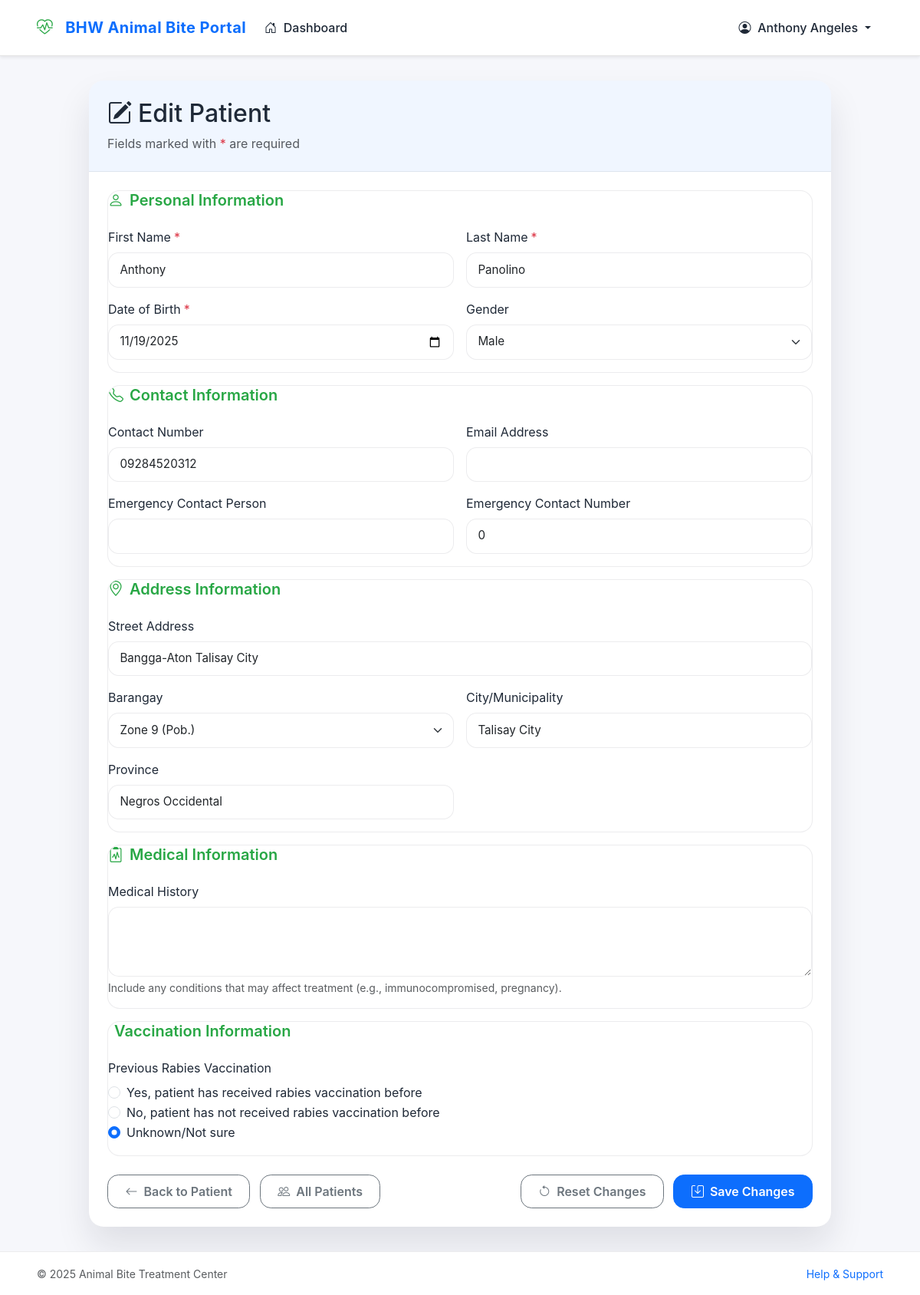
Page /src/staff/edit_patient.php?id=103 (signed in) on the committed database.
### tables this page shows
CREATE TABLE `staff` (
  `staffId` int(11) NOT NULL,
  `firstName` varchar(24) DEFAULT NULL,
  `lastName` varchar(30) DEFAULT NULL,
  `birthDate` date DEFAULT NULL,
  `address` varchar(255) DEFAULT NULL,
  `contactNumber` varchar(20) DEFAULT NULL,
  `email` varchar(255) DEFAULT NULL,
  `password` varchar(255) DEFAULT NULL
);

CREATE TABLE `patients` (
  `patientId` int(11) NOT NULL,
  `firstName` varchar(50) NOT NULL,
  `lastName` varchar(50) NOT NULL,
  `gender` enum('Male','Female','Other') DEFAULT NULL,
  `dateOfBirth` date DEFAULT NULL,
  `contactNumber` varchar(20) DEFAULT NULL,
  `email` varchar(100) DEFAULT NULL,
  `address` text DEFAULT NULL,
  `barangay` enum('Bubog','Cabatangan','Zone 4-A (Pob.)','Zone 4 (Pob.)','Concepcion','Dos Hermanas','Efigenio Lizares','Zone 7 (Pob.)','Zone 14-B (Pob.)','Zone 12-A (Pob.)','Zone 10 (Pob.)','Zone 5 (Pob.)','Zone 16 (Pob.)','Matab-ang','Zone 9 (Pob.)','Zone 6 (Pob.)','Zone 14 (Pob.)','San Fernando','Zone 15 (Pob.)','Zone 14-A (Pob.)','Zone 11 (Pob.)','Zone 8 (Pob.)','Zone 12 (Pob.)','Zone 1 (Pob.)','Zone 2 (Pob.)','Zone 3 (Pob.)','Katilingban') DEFAULT NULL,
  `city` varchar(100) DEFAULT NULL,
  `medicalHistory` text DEFAULT NULL,
  `emergencyContact` varchar(100) DEFAULT NULL,
  `emergencyContactNumber` varchar(20) DEFAULT NULL,
  `created_at` timestamp NOT NULL DEFAULT current_timestamp(),
  `updated_at` timestamp NOT NULL DEFAULT current_timestamp() ON UPDATE current_timestamp(),
  `middleName` varchar(45) NOT NULL,
  `province` varchar(155) NOT NULL,
  `emergencyPhone` int(11) NOT NULL,
  `allergies` text DEFAULT NULL,
  `previousRabiesVaccine` text DEFAULT NULL
);

### src/staff/edit_patient.php (the view, shortened to what this page needs)
<?php
require_once '../conn/conn.php';
try {
    $stmt = $pdo->prepare("SELECT firstName, lastName FROM staff WHERE staffId = ?");
    $stmt->execute([$_SESSION['staffId']]);
    $staff = $stmt->fetch(PDO::FETCH_ASSOC);
} catch (PDOException $e) {
    $staff = ['firstName' => 'User', 'lastName' => ''];
}
$patientId = (int)$_GET['id'];
$patient = [];
try {
    $patientStmt = $pdo->prepare("SELECT * FROM patients WHERE patientId = ?");
    $patientStmt->execute([$patientId]);
    $patient = $patientStmt->fetch(PDO::FETCH_ASSOC);
} catch (PDOException $e) {
    $error = "Database error: " . $e->getMessage();
}
try {
    $barangaysStmt = $pdo->query("SELECT barangay FROM barangay_coordinates ORDER BY barangay");
    $barangays = $barangaysStmt->fetchAll(PDO::FETCH_COLUMN);
} catch (PDOException $e) {
    $barangays = [];
}
?>
<!DOCTYPE html>
<html lang="en">
<head>
    <link href="https://cdn.jsdelivr.net/npm/bootstrap@5.3.0/dist/css/bootstrap.min.css" rel="stylesheet">
    <link rel="stylesheet" href="https://cdn.jsdelivr.net/npm/bootstrap-icons@1.11.1/font/bootstrap-icons.css">
</head>
<body>
  <?php $activePage = 'patients'; include 'navbar.php'; ?>
    <div class="patient-container">
        <div class="form-card">
            <div class="form-header">
                <div class="d-flex justify-content-between align-items-center">
                    <h2 class="mb-0"><i class="bi bi-pencil-square me-2"></i>Edit Patient</h2>
                </div>
                <p class="text-muted mb-0 mt-2">Fields marked with <span class="text-danger">*</span> are required</p>
            </div>
            <div class="form-body">
                <form method="POST" action="<?php echo htmlspecialchars($_SERVER['PHP_SELF'] . '?id=' . $patientId); ?>">
                    <div class="form-section">
                        <h3 class="section-title"><i class="bi bi-person"></i> Personal Information</h3>
                        <div class="row g-3">
                            <div class="col-md-6">
                                <label for="firstName" class="form-label required-field">First Name</label>
                                <input type="text" class="form-control" id="firstName" name="firstName" value="<?php echo htmlspecialchars($patient['firstName']); ?>" required>
                            </div>
                            <div class="col-md-6">
                                <label for="lastName" class="form-label required-field">Last Name</label>
                                <input type="text" class="form-control" id="lastName" name="lastName" value="<?php echo htmlspecialchars($patient['lastName']); ?>" required>
                            </div>
                            <div class="col-md-6">
                                <label for="dateOfBirth" class="form-label required-field">Date of Birth</label>
                                <input type="date" class="form-control" id="dateOfBirth" name="dateOfBirth" value="<?php echo htmlspecialchars($patient['dateOfBirth']); ?>" required>
                            </div>
                            <div class="col-md-6">
                                <label for="gender" class="form-label">Gender</label>
                                <select class="form-select" id="gender" name="gender">
                                    <option value="Male" <?php echo $patient['gender'] === 'Male' ? 'selected' : ''; ?>>Male</option>
                                </select>
                            </div>
                        </div>
                    </div>
                    <div class="form-section">
                        <h3 class="section-title"><i class="bi bi-telephone"></i> Contact Information</h3>
                        <div class="row g-3">
                            <div class="col-md-6">
                                <label for="contactNumber" class="form-label">Contact Number</label>
                                <input type="tel" class="form-control" id="contactNumber" name="contactNumber" value="<?php echo htmlspecialchars($patient['contactNumber'] ?? ''); ?>">
                            </div>
                            <div class="col-md-6">
                                <label for="email" class="form-label">Email Address</label>
                                <input type="email" class="form-control" id="email" name="email" value="<?php echo htmlspecialchars($patient['email'] ?? ''); ?>">
                            </div>
                            <div class="col-md-6">
                                <label for="emergencyContact" class="form-label">Emergency Contact Person</label>
                                <input type="text" class="form-control" id="emergencyContact" name="emergencyContact" value="<?php echo htmlspecialchars($patient['emergencyContact'] ?? ''); ?>">
                            </div>
                            <div class="col-md-6">
                                <label for="emergencyPhone" class="form-label">Emergency Contact Number</label>
                                <input type="tel" class="form-control" id="emergencyPhone" name="emergencyPhone" value="<?php echo htmlspecialchars($patient['emergencyPhone'] ?? ''); ?>">
                            </div>
                        </div>
                    </div>
                    <div class="form-section">
                        <h3 class="section-title"><i class="bi bi-geo-alt"></i> Address Information</h3>
                        <div class="row g-3">
                            <div class="col-md-12">
                                <label for="address" class="form-label">Street Address</label>
                                <input type="text" class="form-control" id="address" name="address" value="<?php echo htmlspecialchars($patient['address'] ?? ''); ?>">
                            </div>
                            <div class="col-md-6">
                                <label for="barangay" class="form-label">Barangay</label>
                                <select class="form-select" id="barangay" name="barangay" required>
                                    <?php foreach ($barangays as $brgy): ?>
                                    <option value="<?php echo htmlspecialchars($brgy); ?>" <?php echo ($patient['barangay'] ?? '') === $brgy ? 'selected' : ''; ?>>
                                        <?php echo htmlspecialchars($brgy); ?>
                                    </option>
                                    <?php endforeach; ?>
                                </select>
                            </div>
                            <div class="col-md-6">
                                <label for="city" class="form-label">City/Municipality</label>
                                <input type="text" class="form-control" id="city" name="city" value="Talisay City" readonly>
                            </div>
                            <div class="col-md-6">
                                <label for="province" class="form-label">Province</label>
                                <input type="text" class="form-control" id="province" name="province" value="Negros Occidental" readonly>
                            </div>
                        </div>
                    </div>
                    <div class="form-section">
                        <h3 class="section-title"><i class="bi bi-clipboard2-pulse"></i> Medical Information</h3>
                        <div class="row g-3">
                            <div class="col-md-12">
                                <label for="medicalHistory" class="form-label">Medical History</label>
                                <textarea class="form-control" id="medicalHistory" name="medicalHistory" rows="3"><?php echo htmlspecialchars($patient['medicalHistory'] ?? ''); ?></textarea>
                                <div class="form-text">Include any conditions that may affect treatment (e.g., immunocompromised, pregnancy).</div>
                            </div>
                        </div>
                    </div>
                    <div class="form-section">
                        <h3 class="section-title"><i class="bi bi-syringe"></i> Vaccination Information</h3>
                        <div class="row g-3">
                            <div class="col-md-12">
                                <label class="form-label">Previous Rabies Vaccination</label>
                                <div class="form-check">
                                    <input class="form-check-input" type="radio" name="previousRabiesVaccine" id="rabiesVaccineYes" value="Yes" <?php echo ($patient['previousRabiesVaccine'] ?? '') === 'Yes' ? 'checked' : ''; ?>>
                                    <label class="form-check-label" for="rabiesVaccineYes">
                                        Yes, patient has received rabies vaccination before
                                    </label>
                                </div>
                                <div class="form-check">
                                    <input class="form-check-input" type="radio" name="previousRabiesVaccine" id="rabiesVaccineNo" value="No" <?php echo ($patient['previousRabiesVaccine'] ?? '') === 'No' ? 'checked' : ''; ?>>
                                    <label class="form-check-label" for="rabiesVaccineNo">
                                        No, patient has not received rabies vaccination before
                                    </label>
                                </div>
                                <div class="form-check">
                                    <input class="form-check-input" type="radio" name="previousRabiesVaccine" id="rabiesVaccineUnknown" value="Unknown" <?php echo ($patient['previousRabiesVaccine'] ?? '') === 'Unknown' || empty($patient['previousRabiesVaccine']) ? 'checked' : ''; ?>>
                                    <label class="form-check-label" for="rabiesVaccineUnknown">
                                        Unknown/Not sure
                                    </label>
                                </div>
                            </div>
                        </div>
                    </div>
                    <div class="d-flex justify-content-between mt-4">
                        <div>
                            <a href="view_patient.php?id=<?php echo $patientId; ?>" class="btn btn-outline-secondary me-2">
                                <i class="bi bi-arrow-left me-2"></i>Back to Patient
                            </a>
                            <a href="patients.php" class="btn btn-outline-secondary">
                                <i class="bi bi-people me-2"></i>All Patients
                            </a>
                        </div>
                        <div>
                            <button type="reset" class="btn btn-outline-secondary me-2">
                                <i class="bi bi-arrow-counterclockwise me-2"></i>Reset Changes
                            </button>
                            <button type="submit" class="btn btn-primary">
                                <i class="bi bi-save me-2"></i>Save Changes
                            </button>
                        </div>
                    </div>
                </form>
            </div>
        </div>
    </div>
    <footer class="footer">
        <div class="container">
            <div class="d-flex justify-content-between align-items-center">
                <div>
                    <small class="text-muted">&copy; <?php echo date('Y'); ?> Animal Bite Treatment Center</small>
                </div>
                <div>
                    <small><a href="help.php" class="text-decoration-none">Help & Support</a></small>
                </div>
            </div>
        </div>
    </footer>
</body>
</html>

### src/staff/navbar.php (shortened to what this page needs)
<nav class="navbar navbar-expand-lg navbar-light bg-white sticky-top shadow-sm">
  <div class="container">
    <a class="navbar-brand" href="dashboard.php">
      <i class="bi bi-heart-pulse"></i>
      <span class="fw-bold">BHW Animal Bite Portal</span>
    </a>
    <div class="collapse navbar-collapse" id="navbarNav">
      <ul class="navbar-nav me-auto">
        <li class="nav-item">
          <a class="nav-link<?php if(isset($activePage) && $activePage=="dashboard") echo " active fw-bold"; ?>" href="dashboard.php"><i class="bi bi-house-door me-1"></i> Dashboard</a>
        </li>
      </ul>
      <div class="d-flex align-items-center">
        <div class="dropdown">
          <a class="nav-link dropdown-toggle" href="#" role="button" id="userDropdown" data-bs-toggle="dropdown" aria-expanded="false">
            <i class="bi bi-person-circle me-1"></i> <?php echo isset($staff) ? htmlspecialchars($staff['firstName'] . ' ' . $staff['lastName']) : 'Staff'; ?>
          </a>
        </div>
      </div>
    </div>
  </div>
</nav>
<link rel="stylesheet" href="../css/system-theme.css">

### rows in the picture
staff: firstName+lastName "Anthony Angeles"
patients: firstName "Anthony", lastName "Panolino", dateOfBirth "11/19/2025", gender "Male", contactNumber "09284520312", emergencyPhone "0", address "Bangga-Aton Talisay City", barangay "Zone 9 (Pob.)", previousRabiesVaccine "☐ Yes, patient has received rabi", previousRabiesVaccine "☐ No, patient has not received r", previousRabiesVaccine "☑ Unknown/Not sure"
